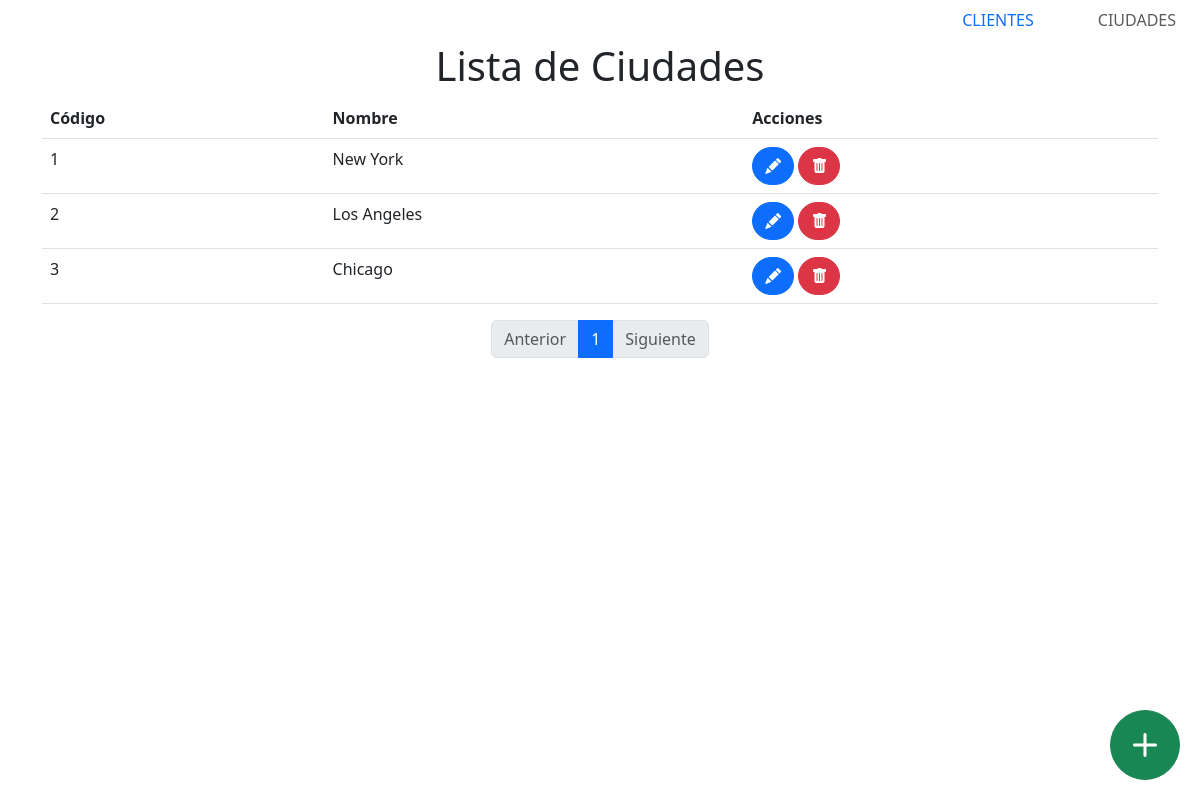
The app's page /cities with its own data.
### Backend/models/models.py (models this page shows, shortened)
class City(db.Model):
    cod = db.Column(db.Integer, primary_key=True)
    name = db.Column(db.String(50), nullable=False)
    clients = db.relationship('Client', backref='city', lazy=True)

### Backend/controllers/city.py (the view)
@app.route('/cities', methods=['GET'])
def cities_list():
    page = request.args.get('page', 1, type=int)
    per_page = 10
    cities = db.session.query(City).paginate(page=page, per_page=per_page)
    delete_url = url_for('cities_delete', cod=0)
    edit_url = url_for('cities_edit', cod=0)
    return render_template('cities.html', cities=cities, delete_url=delete_url, edit_url=edit_url)

### templates/cities.html (shortened to what this page needs)
{% extends "base.html" %}
{% block content %}
<center>
    <h1 class="display-6">Lista de Ciudades</h1>
</center>
<div class="container-sm">
    <table id="citiesTable" class="table table-hover">
        <thead>
            <tr>
                <th>Código</th>
                <th>Nombre</th>
                <th>Acciones</th>
            </tr>
        </thead>
        <tbody id="listCities">
            {% for city in cities.items %}
            {% if city.cod != 0 %}
            <tr id="city-{{ city.cod }}-details">
                <td id="city-{{ city.cod }}-cod">{{ city.cod }}</td>
                <td id="city-{{ city.cod }}-name">{{ city.name }}</td>
                <td>
                    <button type="button" class="btn btn-primary btn-md rounded-5" data-bs-toggle="modal"
                        data-bs-target="#editCityModal-{{ city.cod }}" title="Editar Ciudad">
                        <i class="bi bi-pencil-fill"></i>
                    </button>
                    <button type="button" class="btn btn-danger btn-md rounded-5" data-bs-toggle="modal"
                        data-bs-target="#deleteCityModal-{{ city.cod }}" title="Eliminar Ciudad">
                        <i class="bi bi-trash-fill"></i>
                    </button>
                </td>
            </tr>
            {% endif %}
            {% endfor %}
        </tbody>
    </table>
    <button type="button" class="btn btn-success" data-bs-toggle="modal" data-bs-target="#cityModal" style="font-size: 24px;
            width: 70px;
            height: 70px;
            border-radius: 50%;
            position: fixed;
            bottom: 20px;
            right: 20px;
            z-index: 100;" title="Agregar ciudad">
        <i class="bi bi-plus-lg"></i>
    </button>
    <div class="container">
        <nav>
            <ul class="pagination justify-content-center">
                {% if cities.has_prev %}
                <li class="page-item">
                    <a class="page-link" href="{{ url_for('cities_list', page=cities.prev_num) }}">Anterior</a>
                </li>
                {% else %}
                <li class="page-item disabled">
                    <a class="page-link">Anterior</a>
                </li>
                {% endif %}
                {% for page_num in cities.iter_pages() %}
                {% if page_num %}
                {% if page_num != cities.page %}
                <li class="page-item">
                    <a class="page-link" href="{{ url_for('cities_list', page=page_num) }}">{{ page_num }}</a>
                </li>
                {% else %}
                <li class="page-item active">
                    <a class="page-link">{{ page_num }}</a>
                </li>
                {% endif %}
                {% else %}
                <li class="page-item disabled">
                    <a class="page-link">...</a>
                </li>
                {% endif %}
                {% endfor %}
                {% if cities.has_next %}
                <li class="page-item">
                    <a class="page-link" href="{{ url_for('cities_list', page=cities.next_num) }}">Siguiente</a>
                </li>
                {% else %}
                <li class="page-item disabled">
                    <a class="page-link">Siguiente</a>
                </li>
                {% endif %}
            </ul>
        </nav>
    </div>
</div>
{% endblock %}

### records on screen
City: cod "1", name "New York"
City: cod "2", name "Los Angeles"
City: cod "3", name "Chicago"

### other values on screen
{{ page_num }} "1"
